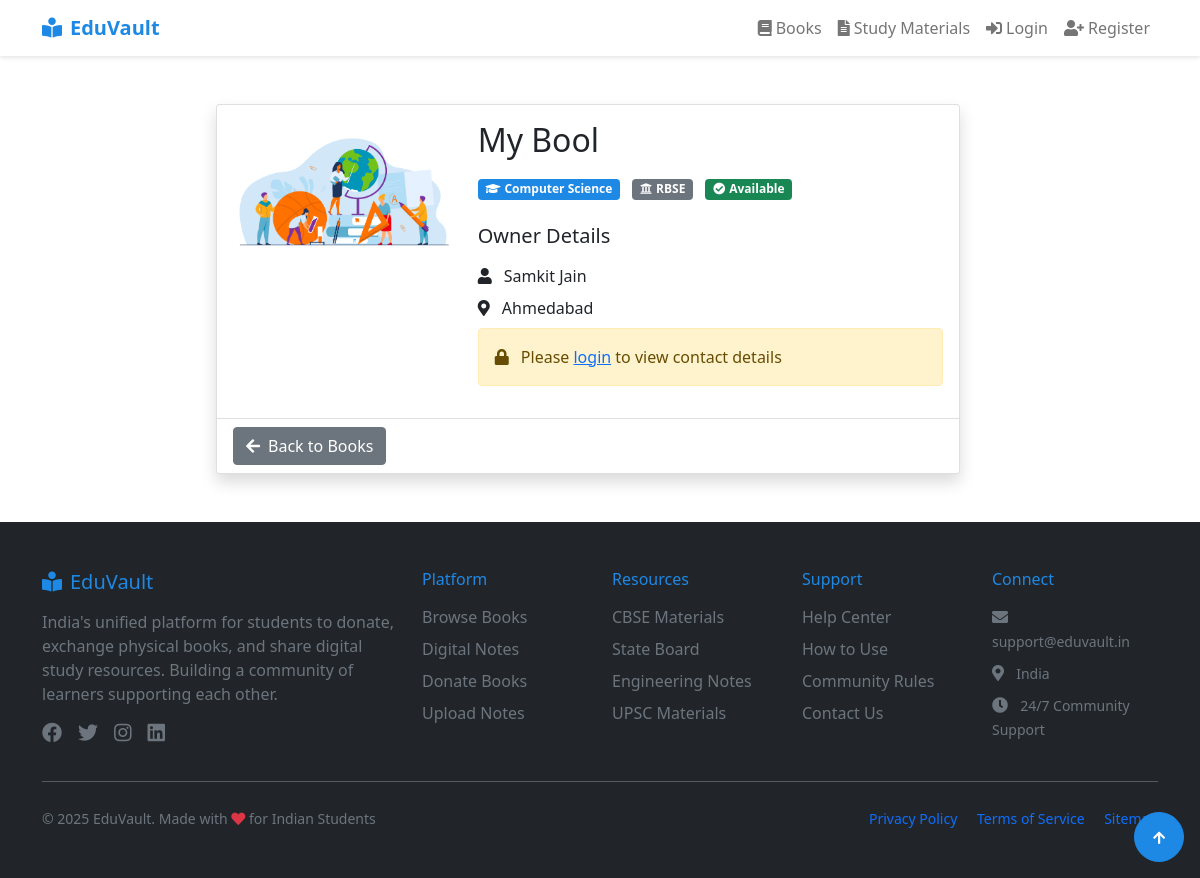
Screenshot of /books/view.php?id=41 with the database file from the repository.
### tables this page shows
CREATE TABLE `book_listings` (
  `id` int(11) NOT NULL,
  `user_id` int(11) DEFAULT NULL,
  `title` varchar(255) DEFAULT NULL,
  `status` enum('Available','Donated') DEFAULT 'Available',
  `image_path` varchar(255) DEFAULT NULL,
  `location` varchar(100) DEFAULT NULL,
  `created_at` timestamp NOT NULL DEFAULT current_timestamp(),
  `board_id` int(11) DEFAULT NULL,
  `subject_id` int(11) DEFAULT NULL
);

CREATE TABLE `subjects` (
  `id` int(11) NOT NULL,
  `name` varchar(100) NOT NULL
);

CREATE TABLE `boards` (
  `id` int(11) NOT NULL,
  `name` varchar(50) NOT NULL
);

CREATE TABLE `users` (
  `id` int(11) NOT NULL,
  `name` varchar(100) NOT NULL,
  `email` varchar(100) NOT NULL,
  `password` varchar(255) NOT NULL,
  `location` varchar(100) DEFAULT NULL,
  `phone` varchar(15) DEFAULT NULL,
  `status` enum('blocked','active') NOT NULL DEFAULT 'active',
  `created_at` timestamp NOT NULL DEFAULT current_timestamp(),
  `last_active` timestamp NULL DEFAULT current_timestamp(),
  `latitude` decimal(10,8) DEFAULT NULL,
  `longitude` decimal(11,8) DEFAULT NULL
);

### includes/session.php (called while the page is built, shortened)
<?php
function isLoggedIn() {
    return isset($_SESSION['user_id']);
}
?>

### books/view.php (the view, shortened to what this page needs)
<?php
require_once '../includes/db_connect.php';
require_once '../includes/session.php';
require_once '../includes/header.php';
$book_id = mysqli_real_escape_string($mysqli, $_GET['id']);
$query = "SELECT b.*, u.name as owner_name, u.email as owner_email, u.phone as owner_phone, u.location as owner_location, s.name as subject, bo.name as board
          FROM book_listings b
          JOIN users u ON b.user_id = u.id
          JOIN subjects s ON b.subject_id = s.id
          JOIN boards bo ON b.board_id = bo.id
          WHERE b.id = $book_id";
$result = mysqli_query($mysqli, $query);
$book = mysqli_fetch_assoc($result);
?>
<div class="row justify-content-center container-fluid my-5">
    <div class="col-md-8">
        <div class="card shadow">
            <div class="card-body">
                <div class="row">
                    <div class="col-md-4">
                        <?php if (!empty($book['image_path'])): ?>
                            <img src="<?php echo $book['image_path']; ?>" class="img-fluid rounded" alt="Book Cover">
                        <?php endif; ?>
                    </div>
                    <div class="col-md-8">
                        <h2 class="mb-3"><?php echo htmlspecialchars($book['title']); ?></h2>
                        <div class="mb-4">
                            <span class="badge bg-primary me-2">
                                <i
                                    class="fas fa-graduation-cap me-1"></i><?php echo htmlspecialchars($book['subject']); ?>
                            </span>
                            <span class="badge bg-secondary me-2">
                                <i class="fas fa-university me-1"></i><?php echo htmlspecialchars($book['board']); ?>
                            </span>
                            <span
                                class="badge <?php echo $book['status'] == 'Available' ? 'bg-success' : 'bg-secondary'; ?>">
                                <i class="fas fa-check-circle me-1"></i><?php echo $book['status']; ?>
                            </span>
                        </div>
                        <h5 class="mb-3">Owner Details</h5>
                        <p class="mb-2">
                            <i class="fas fa-user me-2"></i>
                            <?php echo htmlspecialchars($book['owner_name']); ?>
                        </p>
                        <p class="mb-2">
                            <i class="fas fa-map-marker-alt me-2"></i>
                            <?php echo htmlspecialchars($book['owner_location']); ?>
                        </p>
                        <?php if (isLoggedIn()): ?>
                            <div class="alert alert-info">
                                <h6 class="mb-2">Contact Information</h6>
                                <p class="mb-1">
                                    <i class="fas fa-envelope me-2"></i>
                                    <?php echo htmlspecialchars($book['owner_email']); ?>
                                </p>
                                <?php if (!empty($book['owner_phone'])): ?>
                                    <p class="mb-0">
                                        <i class="fas fa-phone me-2"></i>
                                        <?php echo htmlspecialchars($book['owner_phone']); ?>
                                    </p>
                                <?php endif; ?>
                            </div>
                        <?php else: ?>
                            <div class="alert alert-warning">
                                <i class="fas fa-lock me-2"></i>
                                Please <a href="../login.php">login</a> to view contact details
                            </div>
                        <?php endif; ?>
                    </div>
                </div>
            </div>
            <div class="card-footer bg-white">
                <a href="list.php" class="btn btn-secondary">
                    <i class="fas fa-arrow-left me-2"></i>Back to Books
                </a>
            </div>
        </div>
    </div>
</div>
<?php require_once '../includes/footer.php'; ?>

### includes/header.php (style rules this page uses)
:root { --primary-color: #1e88e5; --primary-dark: #1565c0; --secondary-color: #757575; --success-color: #43a047; --warning-color: #fdd835; --danger-color: #e53935; }
.bg-primary { background-color: var(--primary-color) !important; }

### rows the page displays
book_listings: image_path (picture), title "My Bool", subject.name "Computer Science", board.name "RBSE", status "Available", user.name "Samkit Jain", user.location "Ahmedabad"
